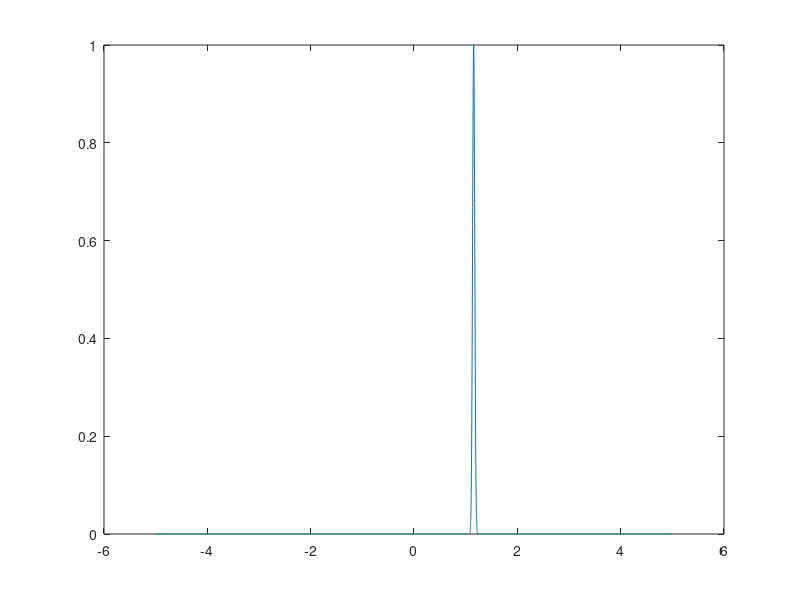

MATLAB code to generate this figure: (Note: this script raises an error after producing the figure.)
%% Efficiency of an atom trap by beam tracing method
% Refer to the beam tracing method of derivation of the analytic solution.
% By using the mentioned solution, the efficiency is estimated.

%% Device specification
% Indices [1]
n_air   = 1;
n_clad  = 1.4555;
n_core  = 1.4608;
n_eff   = 1.4635;
dn_g    = 1e-3;

% Heights of the layers [m]
h_clad  = 15e-6;
h_core  = 5e-6;

%% Target specification
lam     = 780e-9;

% distance from the top of the glass.
dist    = 2e-3;

%% Specification for environments
% Wavenumbers
k0      = 2*pi*n_air    /   lam;
k0_clad = 2*pi*n_clad   /   lam;
k0_core = 2*pi*n_core   /   lam;

%% Focussed beam feature
% Define grid points
L_x     = 10e-3;

phi     = 30*pi/180;
x_tar   = [dist*tan(phi), -dist];
waist   = 30e-6;
n = 1;

gaussian = @(x, phi, x_tar, w, n) ...
        exp(-1i * k0 * (  sin(phi)*x  )) .* exp(-( (x-x_tar(1))/w ).^( 2*n ));


% Gaussian beam on the surface of the glass
x      = linspace(-.5*L_x, .5*L_x, 2^14)';
E_tar      = gaussian(x, phi, x_tar(1), waist, n);
%%
% checking the shape
figure(5)
plot(x*1e3, abs(E_tar))
xline(x_tar(1))
% xline(0, '--r');
% xline(-len_g*.5e3, '--k');
% xline(len_g*.5e3, '--k');
% xlim(1e3*[-len_g, len_g])
xlabel('x / [mm]')
ylabel('|E|')
title('Field on target')

%% Propagation onto the grating plane
k       = linspace(-pi, pi, length(x) )'./(x(2) - x(1));
% fprintf('y_R    = %3.3f [mm]\n', mean(y_R)*1e3)
% fprintf('w_0    = %3.3f [mm]\n', mean(w_0)*1e3)
% fprintf('w_1    = %3.3f [mm]\n', mean(w)*1e3)
% fprintf('L_g    = %3.3f [mm]\n', len_g*1e3)

% central frequency to adjust the resolution in fourier space as max(k) >
% wavenumbers, k's.

k_cen   = k0*sin(phi);
E_tar       = E_tar .* exp(1i*k_cen*x);

%%
fprintf('--------------------------------------------------------------\n')
fprintf('Checking for limits of central wavenumber\n')
k_t     = k - k_cen;
fprintf('min(k_t) = %3.3e\n',   min(k_t))
fprintf('k_cen    = %3.3e\n',   - k0*sin(phi))
fprintf('max(k_t) = %3.3e\n',   max(k_t))
fprintf('--------------------------------------------------------------\n')

ky_air  = real( sqrt(k0^2 - k_t.^2) );
ky_clad = real( sqrt(k0_clad^2 - k_t.^2) );
ky_core = real( sqrt(k0_core^2 - k_t.^2) );

%% Propagation onto the target location
phase_air   = asin(k_t/(n_air*k0));
phase_clad  = asin(k_t/(n_clad*k0));
phase_core  = asin(k_t/(n_core*k0));

Ek_tar  = fftshift( fft( fftshift(E_tar) ) );
Ek_grat = exp(-1i*ky_air*-dist).*Ek_tar;
Ek_grat = apply_Fresnel(Ek_grat, phase_air, phase_clad, n_air, n_clad, 's');
Ek_grat = exp(-1i*ky_clad*-h_clad).*Ek_grat;
Ek_grat = apply_Fresnel(Ek_grat, phase_clad, phase_core, n_clad, n_core, 's');
Ek_grat = exp(-1i*ky_core*-h_core/2).*Ek_grat;

E_grat_shifted  = fftshift(  ifft( fftshift(Ek_grat) )  );
E_grat  = E_grat_shifted .* exp(-1i*k_cen*x);

figure(6)
plot(x*1e3, abs(E_grat))
xline(0, '--r');
xline(5)
xlabel('x / [mm]')
ylabel('|E|')
title('Field on grating')
% xlim([-5,-3])